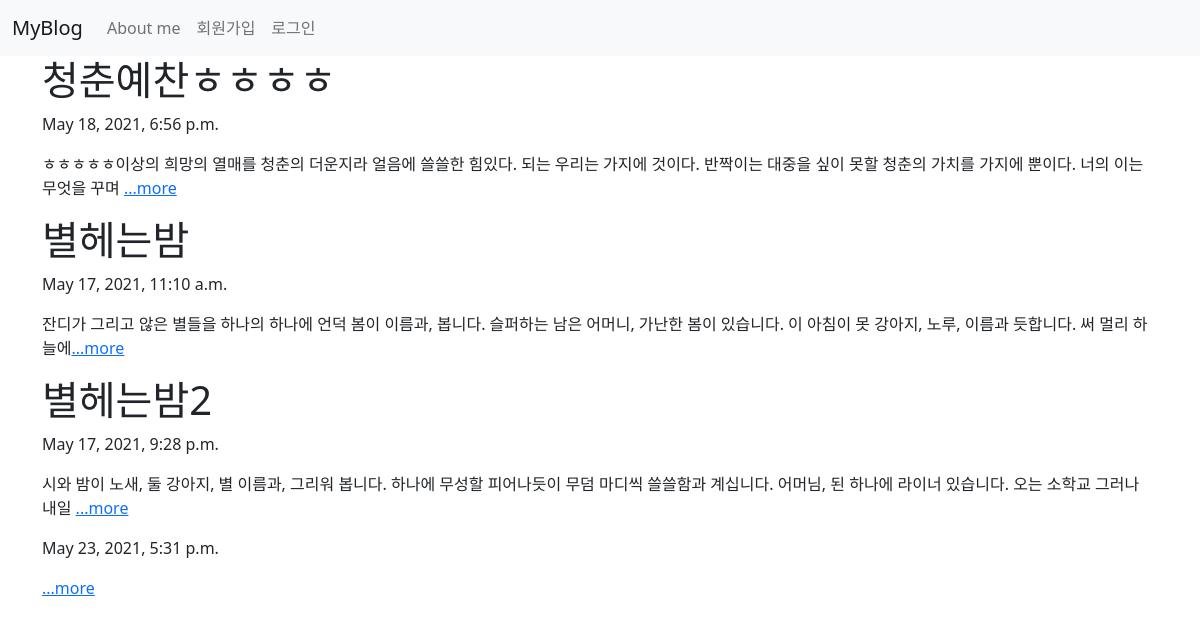
The page / on the database its author committed.
### blog/models.py (models this page shows, shortened)
class Blog(models.Model):
    title = models.CharField(max_length=200)
    pub_date = models.DateTimeField('date published')
    body = models.TextField()
    def summary(self):
        return self.body[:100]

### blog/views.py (the view)
# urls.py: 2. Add a URL to urlpatterns:  path('', views.home, name='home')
def home(request):
    blogs = Blog.objects
    return render(request, 'home.html',{'blogs':blogs})

### blog/templates/home.html
{% extends 'base.html' %}
{% block content %}
    {% for blog in blogs.all %}
      <h1>{{blog.title}}</h1>
      <p>{{blog.pub_date}}</p>
      <p>{{blog.summary}}<a href= "{% url 'detail' blog.id%}">...more</a></p>
    {% endfor %}
  {% endblock %}

### blog/templates/base.html (shortened to what this page needs)
<!DOCTYPE html>
<html lang="en">
<head>
  <link href="https://cdn.jsdelivr.net/npm/bootstrap@5.0.1/dist/css/bootstrap.min.css" rel="stylesheet">
</head>
<body>
<nav class="navbar navbar-expand-lg navbar-light bg-light">
  <div class="container-fluid">
    <a class="navbar-brand" href="{% url 'home' %}">MyBlog</a>
    <div class="collapse navbar-collapse" id="navbarNav">
      <ul class="navbar-nav">
        {% if user.is_authenticated %}
        <li class="nav-item">
          <a class="nav-link active" aria-current="page" href="{% url 'new' %}">글쓰기</a>
        </li>
        <li class="nav-item">
            <a class="nav-link active" aria-current="page">{{user.username}}님 반갑습니다!</a>
        </li>
        <li class="nav-item">
            <a class="nav-link active" aria-current="page" href="{% url 'mypage' %}">마이페이지</a>
        </li>
        <li class="nav-item">
          <a class="nav-link active" aria-current="page" href="{% url 'logout' %}">로그아웃</a>
        {% else %}
        <li class="nav-item">
          <a class="nav-link" href="{% url 'aboutme' %}">About me</a>
        </li>
        <li class="nav-item">
          <a class="nav-link" href="{% url 'signup' %}">회원가입</a>
        </li>
        <li class="nav-item">
            <a class="nav-link" href="{% url 'login' %}">로그인</a>
          </li>
        {% endif %}
      </ul>
    </div>
  </div>
</nav>
<div class="container">
    {% block content %}
    {% endblock %}
</div>
</body>
</html>

### rows shown on the page
Blog: title "청춘예찬ㅎㅎㅎㅎ", pub_date "May 18, 2021, 6:56 p.m.", summary "ㅎㅎㅎㅎㅎ이상의 희망의 열매를 청춘의 더운지라 얼음에 쓸쓸한 힘있다. 되는 우리는 가지에 것이다. 반짝이는 대중을 싶이 못할 청춘의 가치를 가지에 뿐이다. 너의 이는 무엇을 꾸며"
Blog: title "별헤는밤", pub_date "May 17, 2021, 11:10 a.m.", summary "잔디가 그리고 않은 별들을 하나의 하나에 언덕 봄이 이름과, 봅니다. 슬퍼하는 남은 어머니, 가난한 봄이 있습니다. 이 아침이 못 강아지, 노루, 이름과 듯합니다. 써 멀리 하늘에"
Blog: title "별헤는밤2", pub_date "May 17, 2021, 9:28 p.m.", summary "시와 밤이 노새, 둘 강아지, 별 이름과, 그리워 봅니다. 하나에 무성할 피어나듯이 무덤 마디씩 쓸쓸함과 계십니다. 어머님, 된 하나에 라이너 있습니다. 오는 소학교 그러나 내일"
Blog: pub_date "May 23, 2021, 5:31 p.m."
